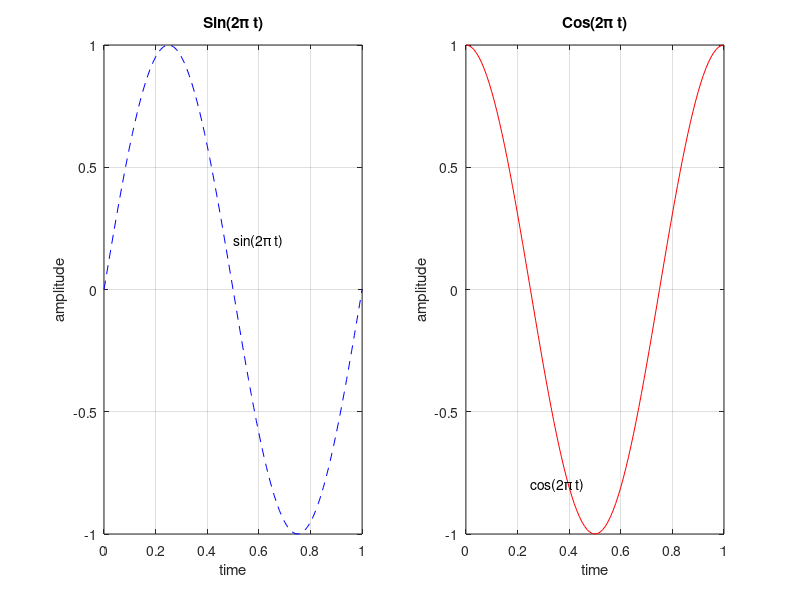

The MATLAB source for this figure:
t = 0:0.01:1;
z1 = sin(2*pi*t);
z2 = cos(2*pi*t);

figure;
subplot(1,2,1);
plot(t, z1, '--b');

x0=0.5;
y0=0.2;
s_sin='sin(2\pi t)';
text(x0,y0,s_sin);

title('Sin(2\pi t)');
xlabel('time');
ylabel('amplitude');
grid on;

subplot(1,2,2);
plot(t, z2, 'r');

x0=0.25;
y0=-0.8;
s_cos='cos(2\pi t)';
text(x0,y0,s_cos);

title('Cos(2\pi t)');
xlabel('time');
ylabel('amplitude');
grid on;
